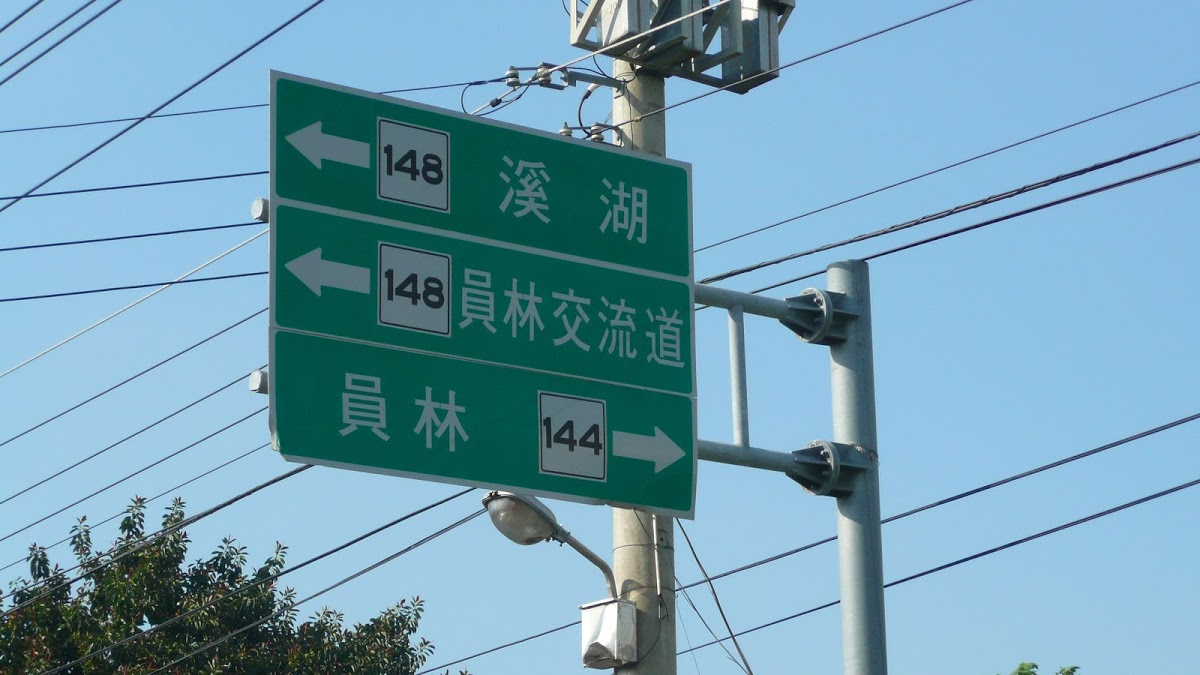
#> input picture opencv/single_eye/Street_Sign_1200x675.jpg, 1200 x 675 px
$ python tp.py
#> lines starting #> are read from the running program, lines starting #| are printed output that depends on the picture
#!/usr/bin/env python3
# coding: utf-8

''' check 99.distortion.md '''

import cv2
import numpy as np

def get_perspective_mat():
    ''' setup perspective matrix '''
    src_points = np.array([[270., 69.], [690., 164.], [273., 458.], [694., 518.]],
                          dtype="float32")
    dst_points = np.array([[0., 0.], [479., 0.], [0., 399.], [479., 399.]],
                          dtype="float32")
    M = cv2.getPerspectiveTransform(src_points, dst_points)
    return M

def main():
    ''' main '''
    fn = "Street_Sign_1200x675.jpg"
    image = cv2.imread(fn)
#> image is the input picture: shape (675, 1200, 3); mean B, G, R 179.1, 159.3, 113.6
    # caller side
    M = get_perspective_mat()
    print("M: {}".format(M))
    perspective = cv2.warpPerspective(image, M, (480, 400), cv2.INTER_LINEAR)
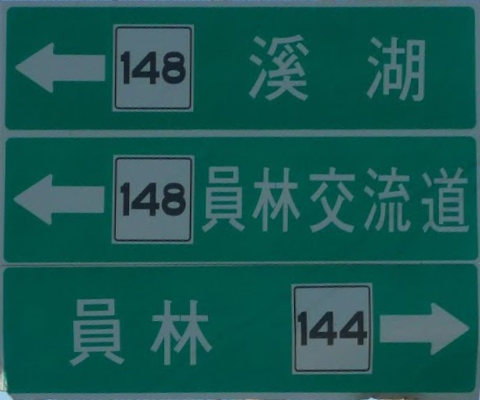
#> perspective: shape (400, 480, 3); mean B, G, R 83.7, 89, 24.8

    cv2.imshow("input", image)
    cv2.imshow("output", perspective)

    cv2.waitKey(0)
    cv2.destroyAllWindows()


if __name__ == '__main__':
    main()
